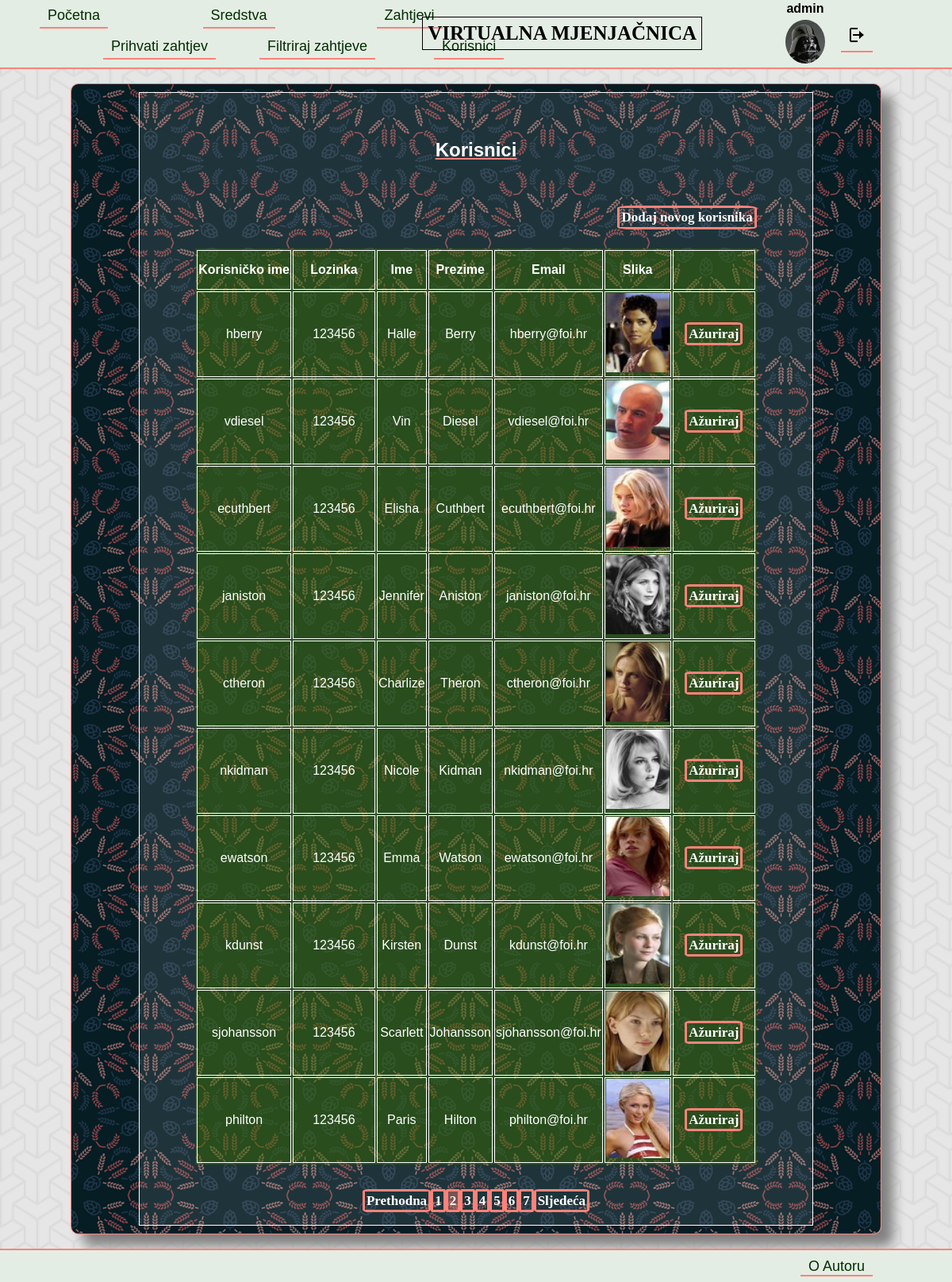
Screenshot of /korisnici.php?stranica=2 (signed in) with the database file from the repository.
### tables this page shows
CREATE TABLE `korisnik` (
  `korisnik_id` INT(10) NOT NULL AUTO_INCREMENT,
  `tip_korisnika_id` INT(10) NOT NULL,
  `korisnicko_ime` VARCHAR(50) NOT NULL,
  `lozinka` VARCHAR(50) NOT NULL,
  `ime` VARCHAR(100) NOT NULL,
  `prezime` VARCHAR(100) NOT NULL,
  `email` VARCHAR(50) NULL,
  `slika` TEXT NULL,
  PRIMARY KEY (`korisnik_id`),
  FOREIGN KEY (`tip_korisnika_id`) REFERENCES `tip_korisnika`(`tip_korisnika_id`)
);

### baza.php (called while the page is built, shortened)
<?php
function upit($dbc, $upit){
  $rezultat=mysqli_query($dbc,$upit);
  return $rezultat;
}
?>

### korisnici.php (the view, shortened to what this page needs)
<?php include("zaglavlje.php"); ?>
    <section class="sadrzaj">
      <div class="sadrzajWrap">
        <div class="korisniciWrap">
          <br><h1 class="h1sredstva">Korisnici</h1><br><br>
          <a style="float:right;" href="registrirajKorisnika.php">Dodaj novog korisnika</a><br><br><br>
          <table>
            <?php
            if(!isset($_SESSION['kor_id']) || $_SESSION['tip_kor_id'] != 0){
              header("location:index.php");
            }
            else{
              if(isset($_GET['stranica'])){
                $stranica=$_GET['stranica'];
              }
              else {
                $stranica=1;
              }
              $rezultat_po_stranici=10;
              $pocetak_od=($stranica-1)*$rezultat_po_stranici;
              $upit="SELECT * FROM korisnik LIMIT $pocetak_od, $rezultat_po_stranici";
              $rezultat=upit($bp, $upit);
              echo "<thead height=\"50\"><tr><th>Korisničko ime</th><th width=\"100\">Lozinka</th><th>Ime</th><th>Prezime</th><th>Email</th><th>Slika</th><th width=\"100\"></th></tr></thead>";
              echo "<tbody>";
              while($assoc=mysqli_fetch_assoc($rezultat)){
                echo "<tr height=\"100\">";
                echo "<td>{$assoc['korisnicko_ime']}</td>";
                echo "<td>{$assoc['lozinka']}</td>";
                echo "<td>{$assoc['ime']}</td>";
                echo "<td>{$assoc['prezime']}</td>";
                echo "<td>{$assoc['email']}</td>";
                echo "<td><img height=\"100\" width=\"80\" src=\"{$assoc['slika']}\"></td>";
                echo "<td><a href=\"azurirajKorisnika.php?korisnik={$assoc['korisnik_id']}\">Ažuriraj</a></td>";
                echo "</tr>";
              }
              echo "</tbody>";
            }
              ?>
          </table><br><br>
          <?php
          $upit2="SELECT * FROM korisnik";
          $rezultat2=upit($bp, $upit2);
          $ukupno_redova=mysqli_num_rows($rezultat2);
          $broj_stranica=ceil($ukupno_redova/$rezultat_po_stranici);
          if($stranica > 1){
            $prethodna = $stranica-1;
            echo "<a href=\"korisnici.php?stranica=$prethodna\">Prethodna</a>";
          }
          for($x=1; $x <= $broj_stranica; $x++){
            echo "<a class=\"stranica$x\" href=\"korisnici.php?stranica=$x\">$x</a>";
          }
          if($stranica < $broj_stranica){
            $sljedeca = $stranica+1;
            echo "<a href=\"korisnici.php?stranica=$sljedeca\">Sljedeća</a>";
          }
          ?>
        </div>
      </div>
    </section>
<?php include("podnozje.php"); ?>

### style.css (style rules this page uses)
html { height:100%; }
body { margin:0; width:100%; min-height:100%; font-family:Arial; background-image:url(img/pozadina1.png); }
.h1sredstva { text-decoration: underline; text-decoration-color: rgb(254, 130, 121); }
.korisniciWrap { text-align: center; border: 1px solid white; background-color: rgb(255, 255, 255, 0.1); padding: 20px 70px 20px 70px; }
.korisniciWrap td, .korisniciWrap th { border:1px solid; }
.korisniciWrap table { background-color: rgb(53, 102, 0, 0.5); }
.korisniciWrap a, .prihvatiZahtjev a { text-decoration: none; padding: 2px; font-weight: bold; font-size: 17px; font-family: Times serif; border: 3px solid rgb(254, 130, 121); border-radius: 10%; color: white; }
.sadrzaj { display:flex; flex-direction: column; align-items: center; height:100%; width:100%; }
.sadrzajWrap { display:flex; flex-direction: column; flex-wrap:wrap; align-items: center; border:1px solid rgb(254, 130, 121); border-radius:10px; width:1000px; background-image:url(img/pozadina.png); box-shadow:15px 15px 15px grey; color:white; padding:10px; }

### rows the page displays
korisnik: korisnicko_ime "hberry", lozinka "123456", ime "Halle", prezime "Berry", email "hberry@foi.hr", slika (picture)
korisnik: korisnicko_ime "vdiesel", lozinka "123456", ime "Vin", prezime "Diesel", email "vdiesel@foi.hr", slika (picture)
korisnik: korisnicko_ime "ecuthbert", lozinka "123456", ime "Elisha", prezime "Cuthbert", email "ecuthbert@foi.hr", slika (picture)
korisnik: korisnicko_ime "janiston", lozinka "123456", ime "Jennifer", prezime "Aniston", email "janiston@foi.hr", slika (picture)
korisnik: korisnicko_ime "ctheron", lozinka "123456", ime "Charlize", prezime "Theron", email "ctheron@foi.hr", slika (picture)
korisnik: korisnicko_ime "nkidman", lozinka "123456", ime "Nicole", prezime "Kidman", email "nkidman@foi.hr", slika (picture)
korisnik: korisnicko_ime "ewatson", lozinka "123456", ime "Emma", prezime "Watson", email "ewatson@foi.hr", slika (picture)
korisnik: korisnicko_ime "kdunst", lozinka "123456", ime "Kirsten", prezime "Dunst", email "kdunst@foi.hr", slika (picture)
korisnik: korisnicko_ime "sjohansson", lozinka "123456", ime "Scarlett", prezime "Johansson", email "sjohansson@foi.hr", slika (picture)
korisnik: korisnicko_ime "philton", lozinka "123456", ime "Paris", prezime "Hilton", email "philton@foi.hr", slika (picture)

### other values shown
$_SESSION['kor_ime'] "admin"
